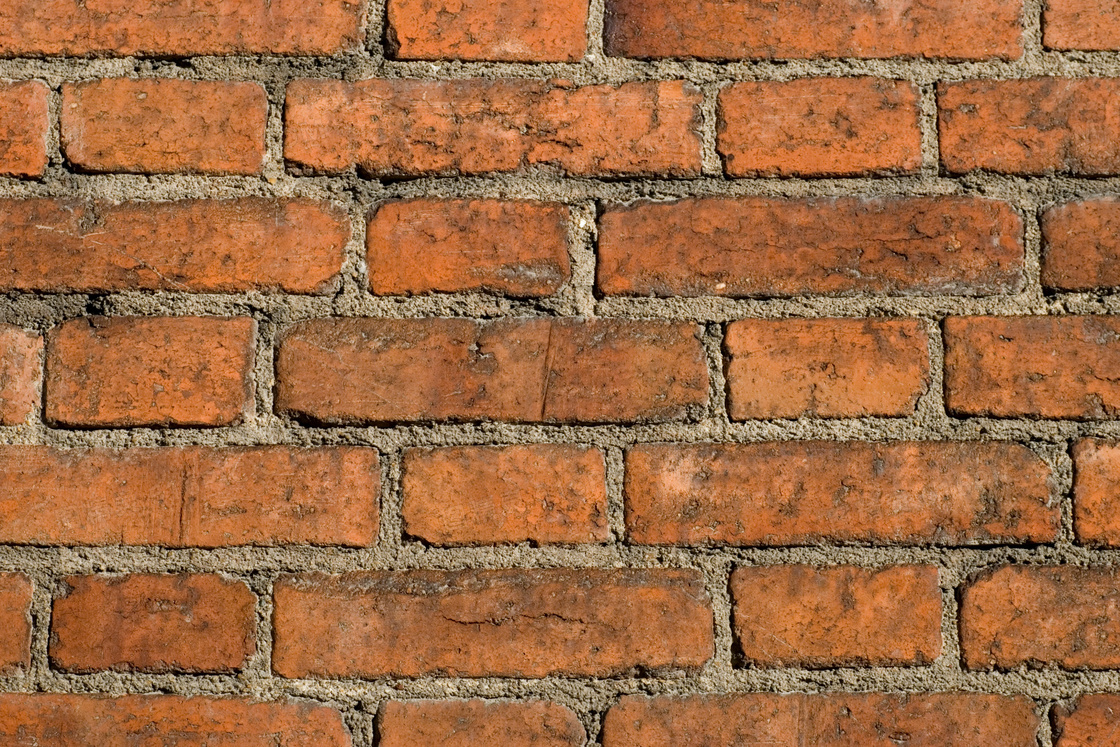
#> input picture build_a_new_wall/wall.jpg, 1120 x 747 px
$ python banw.py
#> lines starting #> are read from the running program, lines starting #| are printed output that depends on the picture; after the words box and inside, x2 and y2 are one past the last pixel; in counts of white or black regions, pixels touching at a corner belong together
import cv2
import numpy as np
import random
from matplotlib import pyplot as plt

def detect_bricks(image_path): ######这是放弃的直线检测方案，对竖直边缘的检测很麻烦，因为竖直边沿往往不够长
    # 读取图像
#> called with image_path = 'wall.jpg'
    img = cv2.imread(image_path)  ####而且就算正确找到了边缘，对于有宽度的砖缝，分割也是问题：到底哪块是砖缝，哪块是砖块？
#> img is the input picture: shape (747, 1120, 3); mean B, G, R 68.1, 107.4, 159.7
    if img is None:
        print("无法加载图像，请检查路径")
        return None
    #img = cv2.GaussianBlur(img, (5, 5, ), 0) #先进行模糊，虽然能过滤砖缝内部细节，但也让边缘不那么清晰了
    # 转为灰度图像
    gray = cv2.cvtColor(img, cv2.COLOR_BGR2GRAY)

    # Canny 边缘检测
    # 黑帽突出缝隙区域
    kernel = cv2.getStructuringElement(cv2.MORPH_RECT, (15, 3))
    blackhat = cv2.morphologyEx(gray, cv2.MORPH_BLACKHAT, kernel)

    # 加权增强缝隙
    enhanced = cv2.add(gray, blackhat)

    # Canny 边缘检测
    edges = cv2.Canny(enhanced, 50, 150)
#> edges: shape (747, 1120); 7.3% white in thin lines or dots

    # 闭运算连接边缘
    kernel_close = cv2.getStructuringElement(cv2.MORPH_RECT, (3, 3))
    edges = cv2.morphologyEx(edges, cv2.MORPH_CLOSE, kernel_close)
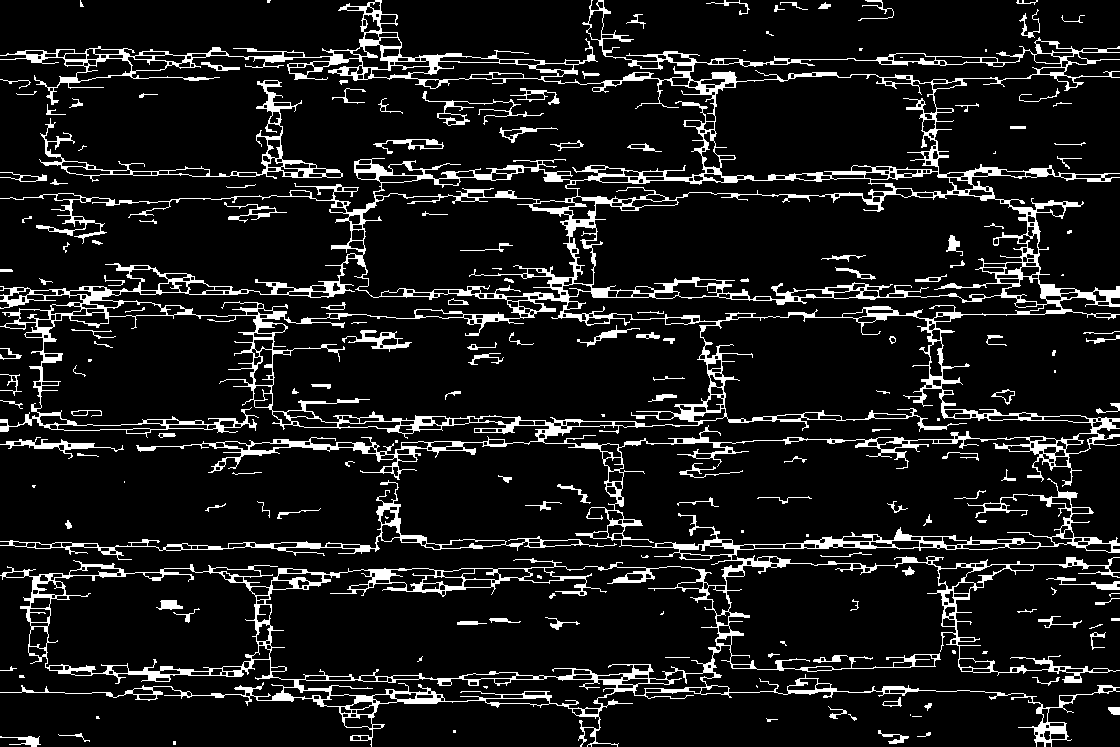
#> edges: shape (747, 1120); 10.4% white; 180 white regions (42 under 20 px), largest, box (x1, y1, x2, y2) and area: (0, 0, 1120, 747) 71377, (0, 480, 617, 560) 2574, (39, 80, 343, 182) 2247

    # -----------------------
    # 第一次：检测水平线段
    # -----------------------
    lines_h = cv2.HoughLinesP(edges, 1, np.pi/180, threshold=200,
                              minLineLength=60, maxLineGap=15)
#> lines_h = 226 rows, first 6: [964, 175, 1075, 175], [4, 314, 108, 314], [1025, 174, 1107, 174], [801, 547, 962, 547], [888, 176, 987, 176], [748, 296, 815, 296]

    # -----------------------
    # 第二次：检测垂直线段
    # -----------------------
    lines_v = cv2.HoughLinesP(edges, 1, np.pi/180, threshold=50,
                              minLineLength=30, maxLineGap=10)
#> lines_v = 850 rows, first 6: [545, 443, 609, 443], [181, 548, 233, 548], [652, 547, 704, 547], [115, 546, 228, 546], [206, 174, 238, 174], [970, 414, 1036, 413]

    # 可视化图像
    line_img = img.copy()

    # 水平/垂直线列表
    horizontal = []
    vertical = []

    # 处理水平线
    if lines_h is not None:
        for line in lines_h:
            x1, y1, x2, y2 = line[0]
            angle = np.arctan2(y2 - y1, x2 - x1) * 180 / np.pi
            if angle < 0:
                angle += 180
            if abs(angle) < 5 or abs(angle - 180) < 5:
                cv2.line(line_img, (x1, y1), (x2, y2), (0, 255, 0), 2)
                horizontal.append((min(y1, y2), max(y1, y2)))
#> this loop made 226 passes
#> (x1, y1, x2, y2, angle) on passes 1 to 8: (964, 175, 1075, 175, 0), (4, 314, 108, 314, 0), (1025, 174, 1107, 174, 0), (801, 547, 962, 547, 0), (888, 176, 987, 176, 0), (748, 296, 815, 296, 0), (6, 443, 94, 443, 0), (589, 546, 656, 546, 0)
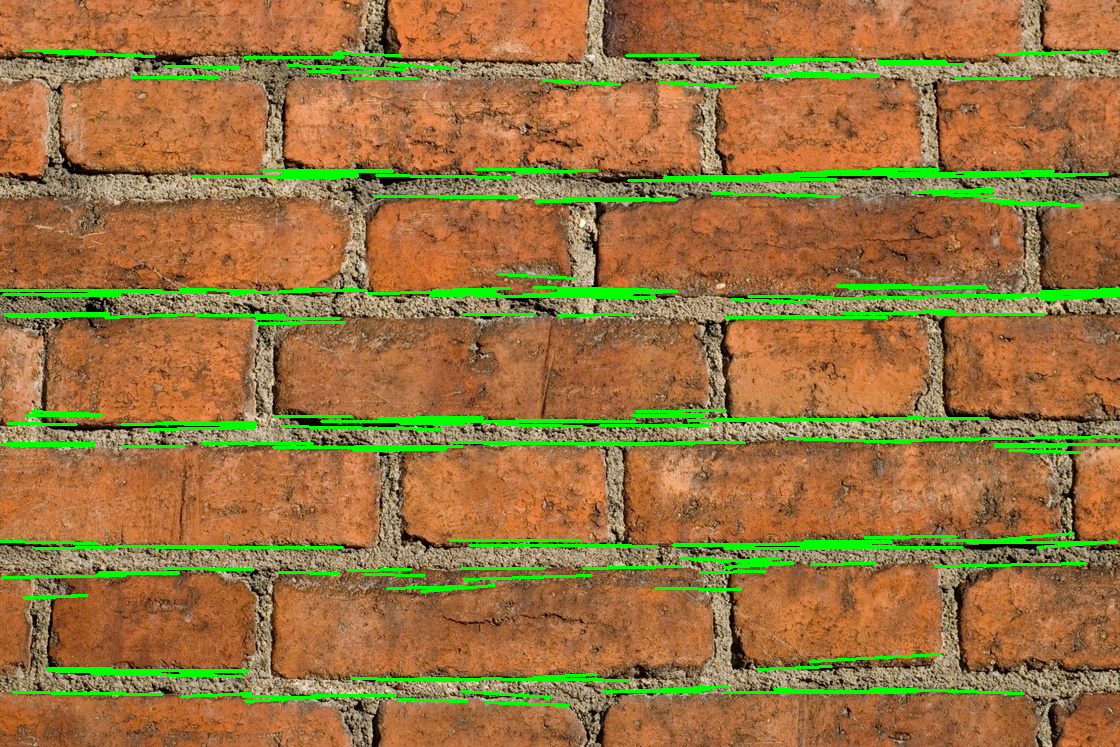
#> line_img: shape (747, 1120, 3); 6.14% of pixels changed, all inside (x1, y1, x2, y2) = (0, 49, 1120, 707)
#> after the loop, horizontal = 220 pairs, first value 50 to 702, second value 51 to 705

    # 处理垂直线
    if lines_v is not None:
        for line in lines_v:
            x1, y1, x2, y2 = line[0]
            angle = np.arctan2(y2 - y1, x2 - x1) * 180 / np.pi
            if angle < 0:
                angle += 180
            if abs(angle - 90) < 5:
                cv2.line(line_img, (x1, y1), (x2, y2), (0, 0, 255), 2)
                vertical.append((min(x1, x2), max(x1, x2)))
#> this loop made 850 passes
#> (x1, y1, x2, y2, angle) on passes 1 to 8: (545, 443, 609, 443, 0), (181, 548, 233, 548, 0), (652, 547, 704, 547, 0), (115, 546, 228, 546, 0), (206, 174, 238, 174, 0), (970, 414, 1036, 413, 179.1), (69, 297, 101, 297, 0), (33, 578, 69, 577, 178.4)
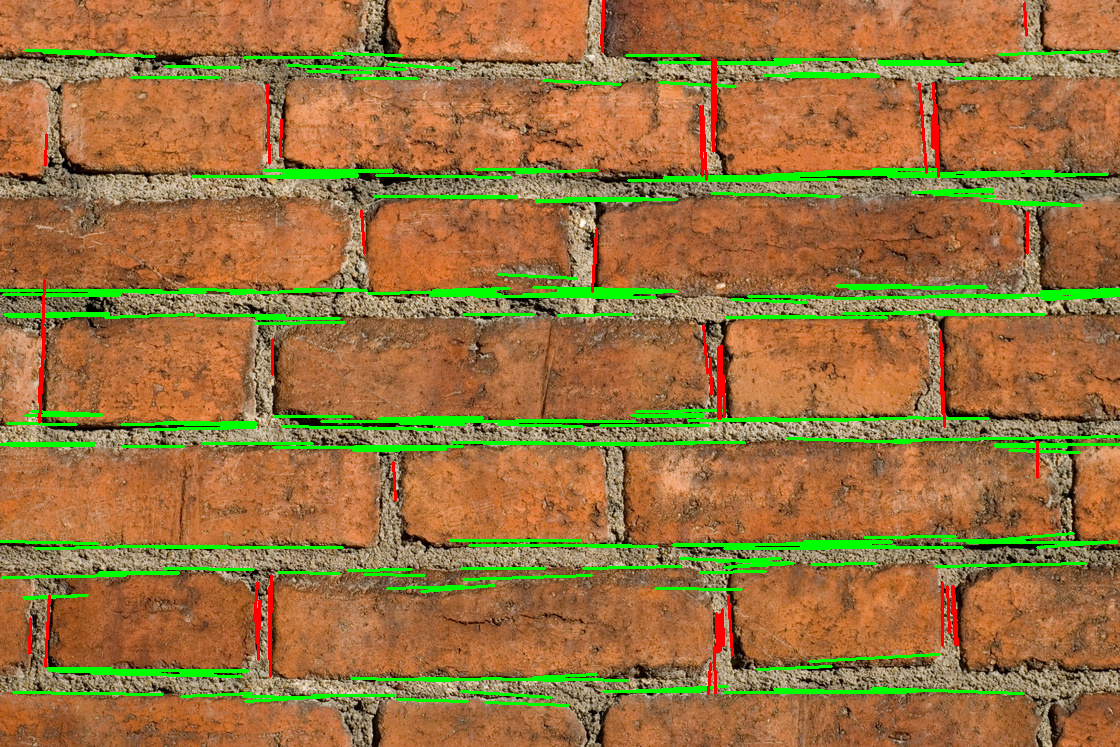
#> line_img: shape (747, 1120, 3); 0.88% of pixels changed, all inside (x1, y1, x2, y2) = (28, 0, 1039, 695)

    # 排序+去重
    horizontal = sorted(list(set(horizontal)), key=lambda x: x[0])
    vertical = sorted(list(set(vertical)), key=lambda x: x[0])

    # 合并相近水平线
    merged_horizontal = []
    for h in horizontal:
        if not merged_horizontal:
            merged_horizontal.append(h)
        else:
            last = merged_horizontal[-1]
            if h[0] - last[1] < 15:
                merged_horizontal[-1] = (last[0], h[1])
            else:
                merged_horizontal.append(h)
#> this loop made 180 passes
#> h on passes 1 to 3: (50, 51), (51, 54), (52, 56)

    # 合并相近垂直线
    merged_vertical = []
    for v in vertical:
        if not merged_vertical:
            merged_vertical.append(v)
        else:
            last = merged_vertical[-1]
            if v[0] - last[1] < 15:
                merged_vertical[-1] = (last[0], v[1])
            else:
                merged_vertical.append(v)
#> this loop made 56 passes
#> v on passes 1 to 8: (29, 30), (39, 44), (39, 40), (41, 43), (42, 44), (45, 49), (45, 46), (254, 257)

    # 提取砖块区域
    bricks = []
    brick_sizes = []

    for i in range(len(merged_horizontal) - 1):
        for j in range(len(merged_vertical) - 1):
            y1 = merged_horizontal[i][0]
            y2 = merged_horizontal[i+1][1]
            x1 = merged_vertical[j][0]
            x2 = merged_vertical[j+1][1]

            if y2 > y1 and x2 > x1:
                brick = img[y1:y2, x1:x2]
                bricks.append(((x1, y1, x2, y2), brick))
                brick_sizes.append((x2-x1, y2-y1))
#> this loop made 5 passes

    # 量化砖块尺寸
    quantized_sizes = []
    size_groups = {}
    tolerance = 0.1  # 10%

    for size in brick_sizes:
        matched = False
        for q_size in quantized_sizes:
            if (abs(size[0] - q_size[0]) / q_size[0] < tolerance and
                abs(size[1] - q_size[1]) / q_size[1] < tolerance):
                matched = True
                break
        if not matched:
            quantized_sizes.append(size)
#> this loop made 35 passes
#> size on passes 1 to 8: (252, 155), (110, 155), (34, 155), (210, 155), (140, 155), (257, 155), (118, 155), (252, 154)

    # 分组砖块
    brick_groups = {i: [] for i in range(len(quantized_sizes))}

    for idx, ((x1, y1, x2, y2), brick) in enumerate(bricks):
        size = (x2-x1, y2-y1)
        for i, q_size in enumerate(quantized_sizes):
            if (abs(size[0] - q_size[0]) / q_size[0] < tolerance and
                abs(size[1] - q_size[1]) / q_size[1] < tolerance):
                brick_groups[i].append(((x1, y1, x2, y2), brick))
                break
#> this loop made 35 passes
#> (x1, y1, x2, y2) on passes 1 to 8: (29, 50, 281, 205), (254, 50, 364, 205), (361, 50, 395, 205), (393, 50, 603, 205), (592, 50, 732, 205), (700, 50, 957, 205), (919, 50, 1037, 205), (29, 169, 281, 323)

    return img, line_img, brick_groups, merged_horizontal, merged_vertical


def rearrange_bricks(img, brick_groups, horizontal_lines, vertical_lines):
    # 创建新图像
    new_img = img.copy()

    # 对每组砖块进行重排
    for group in brick_groups.values():
        # 提取所有砖块
        bricks = [brick for (rect, brick) in group]
        # 随机打乱顺序
        random.shuffle(bricks)

        # 将打乱后的砖块放回原位
        for idx, (rect, _) in enumerate(group):
            x1, y1, x2, y2 = rect
            new_img[y1:y2, x1:x2] = cv2.resize(bricks[idx], (x2 - x1, y2 - y1))
#> this loop made 10 passes


    # 重新绘制网格线
    for i in range(len(horizontal_lines) - 1):
        y = horizontal_lines[i][1]
        cv2.line(new_img, (0, y), (new_img.shape[1], y), (0, 0, 0), 2)
#> new_img: shape (747, 1120, 3); mean B, G, R 66.5, 104.7, 155.6

    for i in range(len(vertical_lines) - 1):
        x = vertical_lines[i][1]
        cv2.line(new_img, (x, 0), (x, new_img.shape[0]), (0, 0, 0), 2)
#> this loop made 7 passes
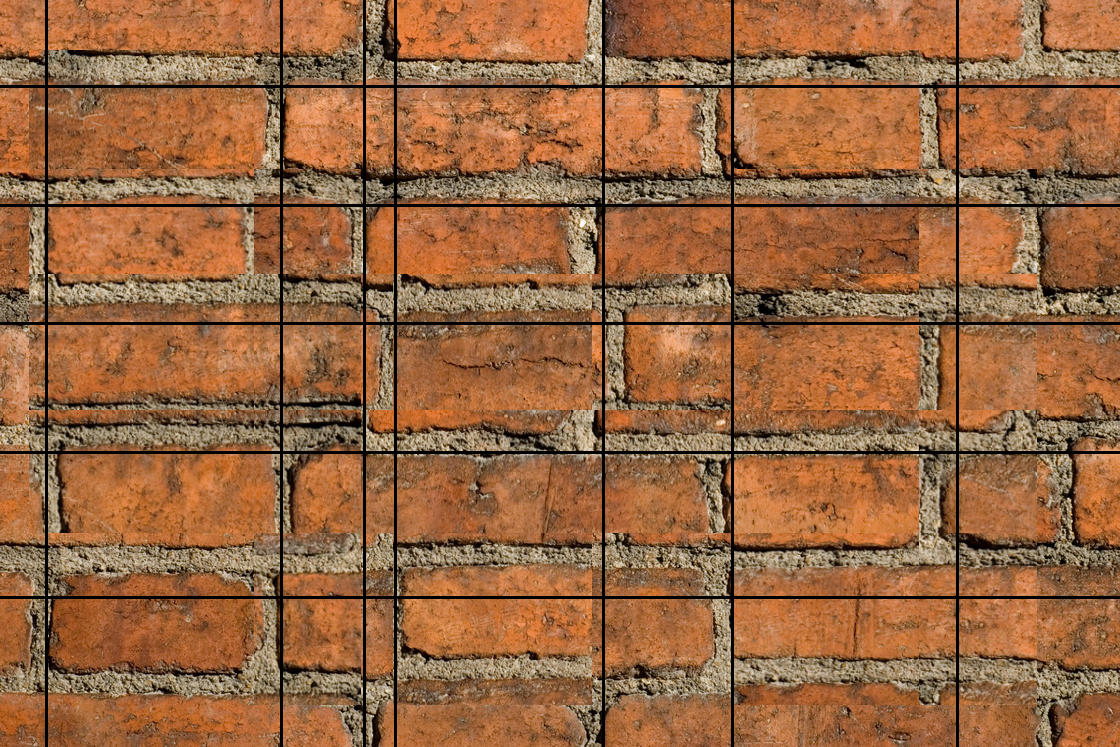
#> new_img: shape (747, 1120, 3); mean B, G, R 65.2, 102.8, 152.8

    return new_img

def main():
    image_path = 'wall.jpg'

    # 检测砖块
    original_img, line_img, brick_groups, horizontal_lines, vertical_lines = detect_bricks(image_path)

    if original_img is None:
        return

    # 重排砖块
    rearranged_img = rearrange_bricks(original_img, brick_groups, horizontal_lines, vertical_lines)

    # 显示结果
    plt.figure(figsize=(15, 10))

    plt.subplot(1, 3, 1)
    plt.imshow(cv2.cvtColor(original_img, cv2.COLOR_BGR2RGB))
    plt.title('原始图像')
    plt.axis('off')

    plt.subplot(1, 3, 2)
    plt.imshow(cv2.cvtColor(line_img, cv2.COLOR_BGR2RGB))
    plt.title('直线检测结果(绿色:水平,红色:垂直)')
    plt.axis('off')

    plt.subplot(1, 3, 3)
    plt.imshow(cv2.cvtColor(rearranged_img, cv2.COLOR_BGR2RGB))
    plt.title('重排后的砖墙')
    plt.axis('off')

    plt.tight_layout()
    plt.show()
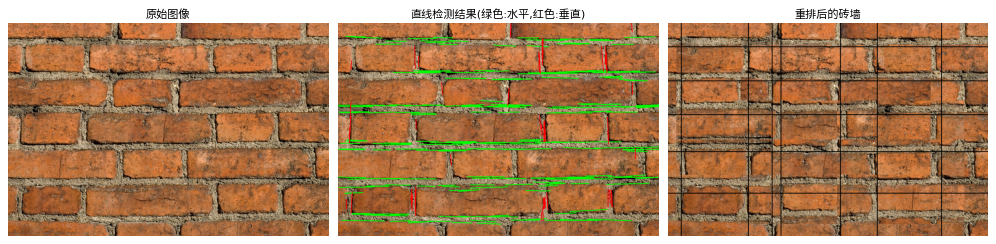
#> figure drawn by matplotlib, 3 panels

    # 保存结果
    cv2.imwrite('detected_lines.jpg', line_img)
    cv2.imwrite('rearranged_wall.jpg', rearranged_img)

if __name__ == "__main__":
    main()

$ run again, with build_a_new_wall/wbll.png saved as build_a_new_wall/wall.jpg
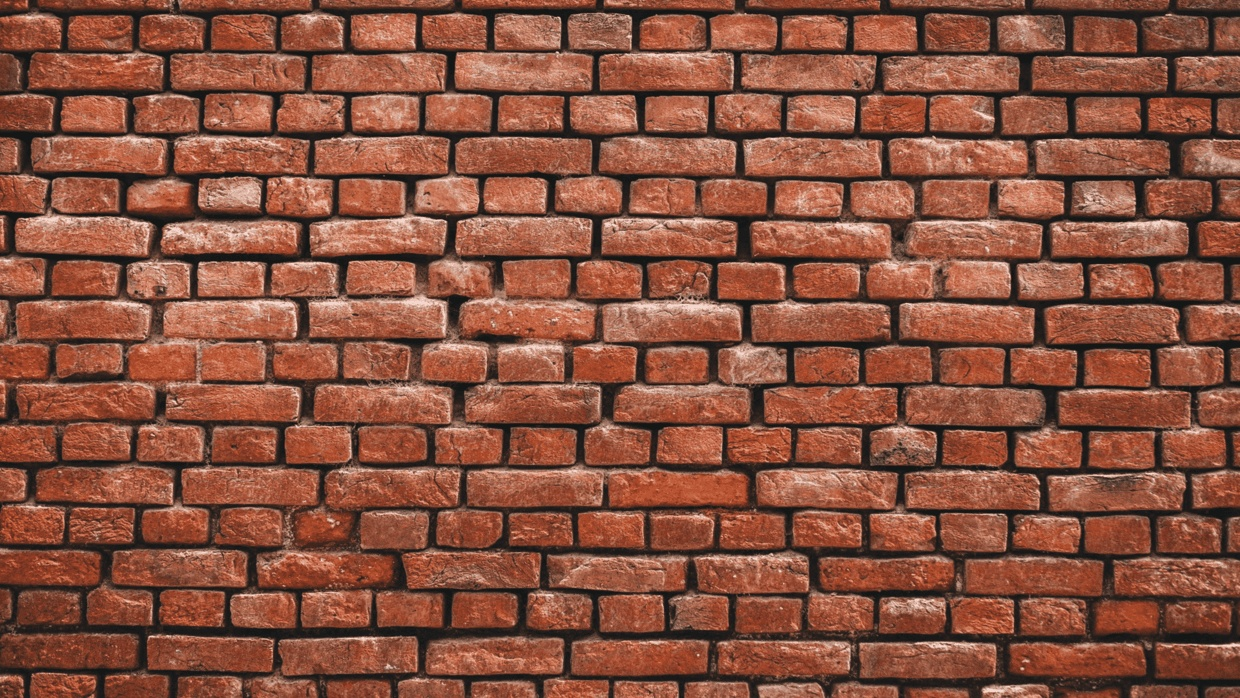
#> input picture build_a_new_wall/wbll.png, 1240 x 698 px
#> in detect_bricks, img is the input picture: shape (698, 1240, 3); mean B, G, R 62.7, 81.3, 136.9
#> in detect_bricks, `edges = cv2.morphologyEx(edges, cv2.MORPH_CLOSE, kernel_close)`:
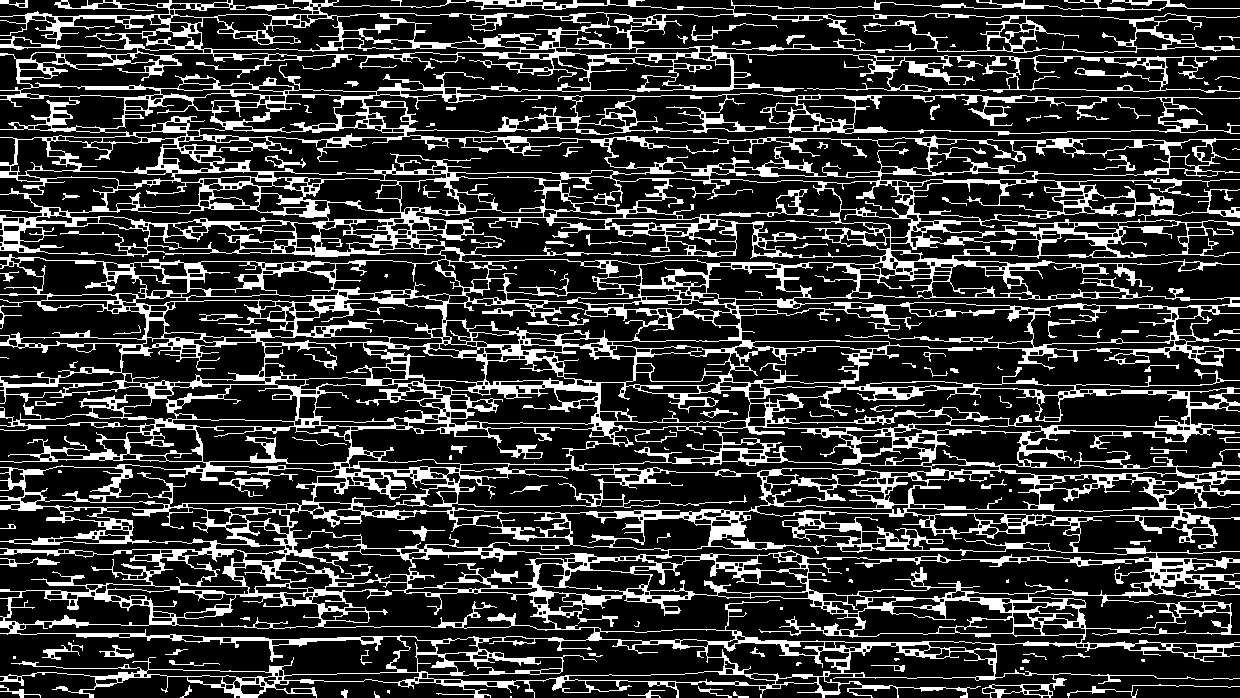
#> edges: shape (698, 1240); 21.2% white; 125 white regions (41 under 20 px), largest, box (x1, y1, x2, y2) and area: (0, 0, 1240, 698) 177722, (219, 477, 271, 497) 277, (1067, 684, 1240, 698) 263
#> lines_h = 786 rows, first 6: [607, 89, 732, 89], [231, 95, 340, 95], [2, 223, 109, 223], [520, 48, 735, 48], [627, 255, 735, 255], [624, 385, 719, 385]
#> lines_v = 1833 rows, first 6: [731, 263, 777, 263], [203, 89, 258, 89], [752, 48, 819, 48], [476, 385, 600, 385], [2, 223, 109, 223], [665, 255, 735, 255]
#> the loop in detect_bricks, `for line in lines_h:` made 786 passes
#> (x1, y1, x2, y2, angle) on passes 1 to 8: (607, 89, 732, 89, 0), (231, 95, 340, 95, 0), (2, 223, 109, 223, 0), (520, 48, 735, 48, 0), (627, 255, 735, 255, 0), (624, 385, 719, 385, 0), (831, 139, 893, 139, 0), (416, 15, 551, 15, 0)
#> after the loop in detect_bricks, `for line in lines_h:`: horizontal = 509 pairs, first value 0 to 693, second value 0 to 694
#> the loop in detect_bricks, `for line in lines_v:` made 1833 passes
#> (x1, y1, x2, y2, angle) on passes 1 to 8: (731, 263, 777, 263, 0), (203, 89, 258, 89, 0), (752, 48, 819, 48, 0), (476, 385, 600, 385, 0), (2, 223, 109, 223, 0), (665, 255, 735, 255, 0), (854, 379, 908, 398, 19.38), (428, 95, 485, 95, 0)
#> the loop in detect_bricks, `for h in horizontal:` made 469 passes
#> h on passes 1 to 3: (0, 0), (0, 3), (0, 2)
#> the loop in detect_bricks, `for v in vertical:` made 5 passes
#> v on passes 1 to 5: (7, 10), (8, 9), (10, 11), (16, 16), (16, 17)
#> the loop in detect_bricks, `for i in range(len(merged_horizontal) - 1):` made 1 pass
#> the loop in rearrange_bricks, `for i in range(len(horizontal_lines) - 1):` made 1 pass
#> in main, `plt.show()`:
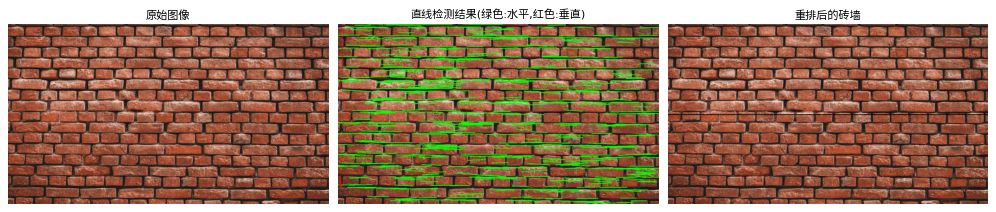
#> figure drawn by matplotlib, 3 panels
